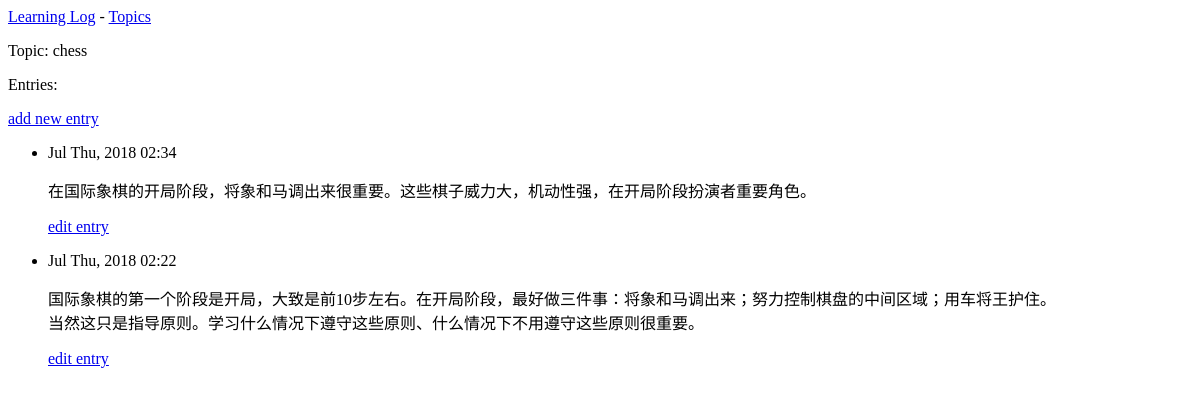
Page /topics/1/ on the earlier database version.
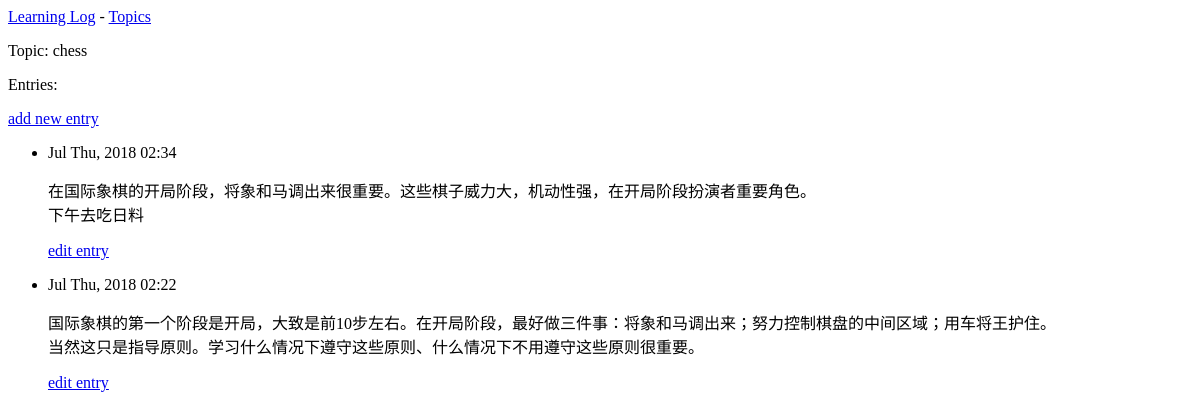
Same page on the later database version.
### learning_logs/models.py (models this page shows, shortened)
class Entry(models.Model):
	topic = models.ForeignKey(Topic,on_delete=models.CASCADE)
	text = models.TextField()
	date_added = models.DateTimeField(auto_now_add = True)
	class Meta:
		verbose_name_plural = 'entries'

### learning_logs/views.py (the view)
# urls.py: url(r'^topics/(?P<topic_id>\d+)/$',views.topic,name='topic'),
def topic(request, topic_id):
	topic = Topic.objects.get(id=topic_id)
	entries = topic.entry_set.order_by('-date_added')
	context = {'topic':topic, 'entries':entries}
	return render(request,'learning_logs/topic.html',context)

### learning_logs/models.py (called while the page is built)
	def __str__(self):
		return self.text

### learning_logs/templates/learning_logs/topic.html
{% extends 'learning_logs/base.html' %}
{% block content %}
  <p>Topic: {{ topic }}</p>
  <p>Entries: </p>
  <p>
    <a href="{% url 'learning_logs:new_entry' topic.id %}">add new entry</a>
  </p>
  <ul>
  {% for entry in entries %}
    <li>
      <p>{{ entry.date_added|date:'M D, Y H:i' }}</p>
      <p>{{ entry.text|linebreaks }}</p>
      <p>
        <a href="{% url 'learning_logs:edit_entry' entry.id %}">edit entry</a>
      </p>
    </li>
  {% empty %}
    <li>
      There are no entries for this topic yet.
    </li>
  {% endfor %}
  </ul>
{% endblock content %}

Differences in the rows shown:
changed Entry: text "在国际象棋的开局阶段，将象和马调出来很重要。这些棋子威力大，机动性强，在开局阶段扮演者重要角色。" → "在国际象棋的开局阶段，将象和马调出来很重要。这些棋子威力大，机动性强，在开局阶段扮演者重要角色。 下午去吃日料"
